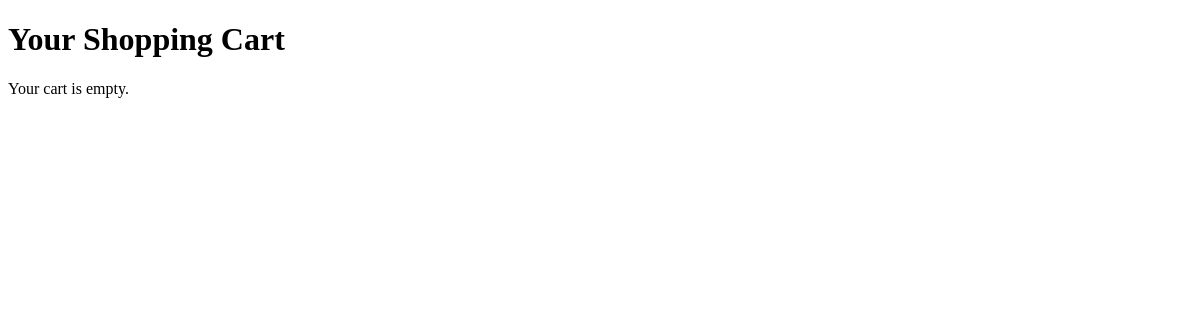
Page /cart/view/ (signed in) on the earlier database version.
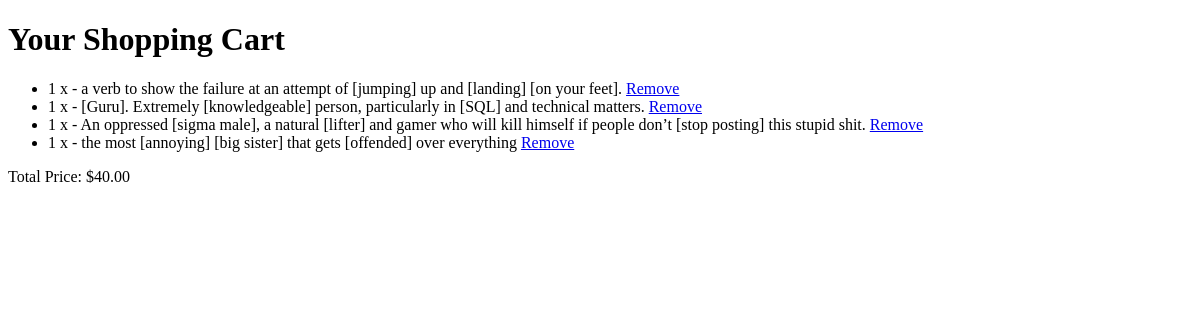
Same page on the later database version.
### cart/models.py (models this page shows)
class CartItem(models.Model):
    user = models.ForeignKey(User, on_delete=models.CASCADE)
    product_name = models.CharField(max_length=255)
    quantity = models.PositiveIntegerField(default=1)
    price = models.DecimalField(max_digits=10, decimal_places=2)
    def __str__(self):
        return f"{self.quantity} x {self.product_name}"

### cart/views.py (the view)
# urls.py: path("view/", view_cart, name="view_cart"),
@login_required(login_url="login")
def view_cart(request):
    cart_items = CartItem.objects.filter(user=request.user)
    total_price = sum(item.quantity * item.price for item in cart_items)
    return render(
        request,
        "cart/view_cart.html",
        {"cart_items": cart_items, "total_price": total_price},
    )

### cart/templates/cart/view_cart.html (shortened to what this page needs)
<!DOCTYPE html>
<html lang="en">
  <head>
  </head>
  <body>
    <h1>Your Shopping Cart</h1>
    {% if cart_items %}
      <ul>
        {% for item in cart_items %}
          <li>
            {{ item }}
            <a href="{% url 'remove_from_cart' item.id %}">Remove</a>
          </li>
        {% endfor %}
      </ul>
      <p>Total Price: ${{ total_price }}</p>
    {% else %}
      <p>Your cart is empty.</p>
    {% endif %}
  </body>
</html>

Differences in the rows shown:
added CartItem: quantity+product_name "1 x - a verb to show the failure at an attempt of [jumping] up and [landing] [on your feet]."
added CartItem: quantity+product_name "1 x - [Guru]. Extremely [knowledgeable] person, particularly in [SQL] and technical matters."
added CartItem: quantity+product_name "1 x - An oppressed [sigma male], a natural [lifter] and gamer who will kill himself if people don’t [stop posting] this stupid shit."
added CartItem: quantity+product_name "1 x - the most [annoying] [big sister] that gets [offended] over everything"
Other differences:
{{ total_price }}: (not shown) → "40.00"
text no longer shown: "Your cart is empty."
text now shown: "Total Price: $"
